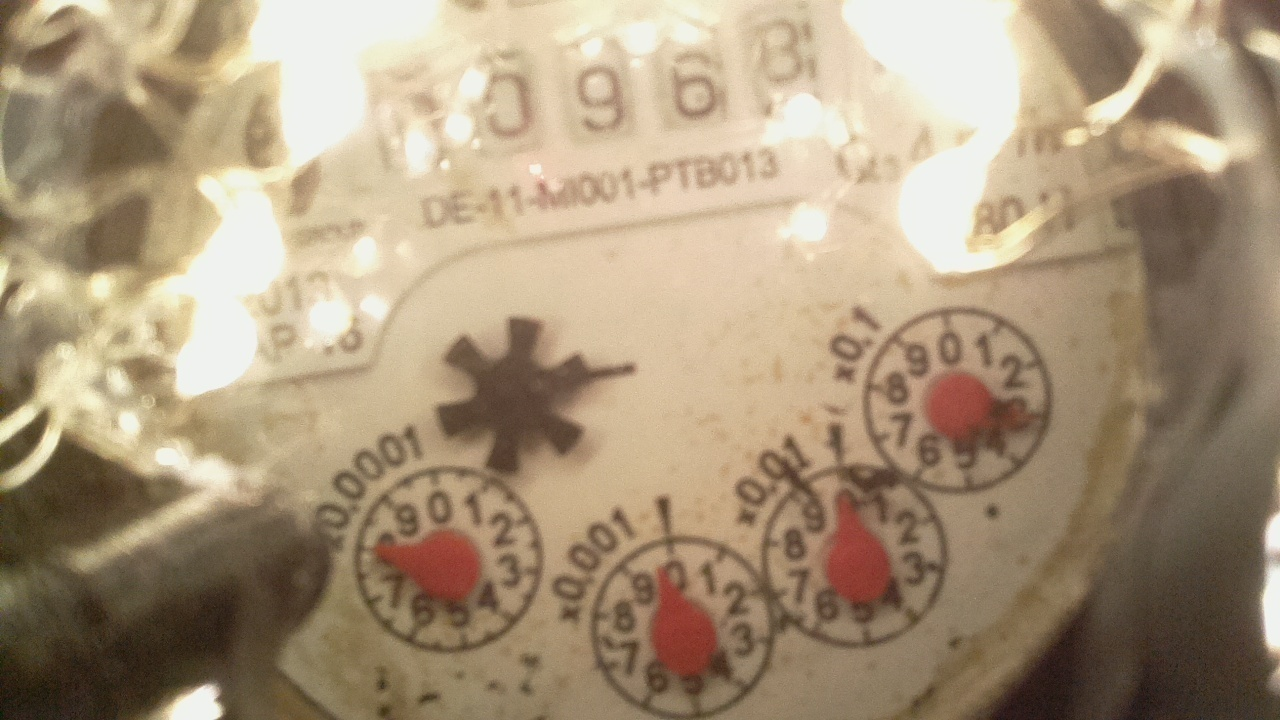
#> input picture water_raw.jpg, 1280 x 720 px; its folder holds only this picture in this run
$ python -i meter_reader.py   (imports and definitions only)
#> lines starting #> are read from the running program, lines starting #| are printed output that depends on the picture; after the words box and inside, x2 and y2 are one past the last pixel; in counts of white or black regions, pixels touching at a corner belong together
import numpy as np
import cv2
from math import floor

mask_dict = {}

# The mask values below were found with trial&error using helper script
# mask_tool.py
lower_red = np.array([1,140,0])
upper_red = np.array([10,180,255])


def rotate_image(image, angle):
  image_center = tuple(np.array(image.shape[1::-1]) / 2)
  rot_mat = cv2.getRotationMatrix2D(image_center, angle, 1.0)
  result = cv2.warpAffine(image, rot_mat, image.shape[1::-1], flags=cv2.INTER_LINEAR)
  return result


# Create a cache dictionary from rotation angle to mask dial
def create_mask_dict(mask_image):
#> called with mask_image = 'water_raw.jpg'
  global mask_dict
  mask = cv2.imread(mask_image)
#> mask is the input picture: shape (720, 1280, 3); mean B, G, R 123.5, 149.5, 168.6
  gray_mask = cv2.cvtColor(mask, cv2.COLOR_BGR2GRAY)
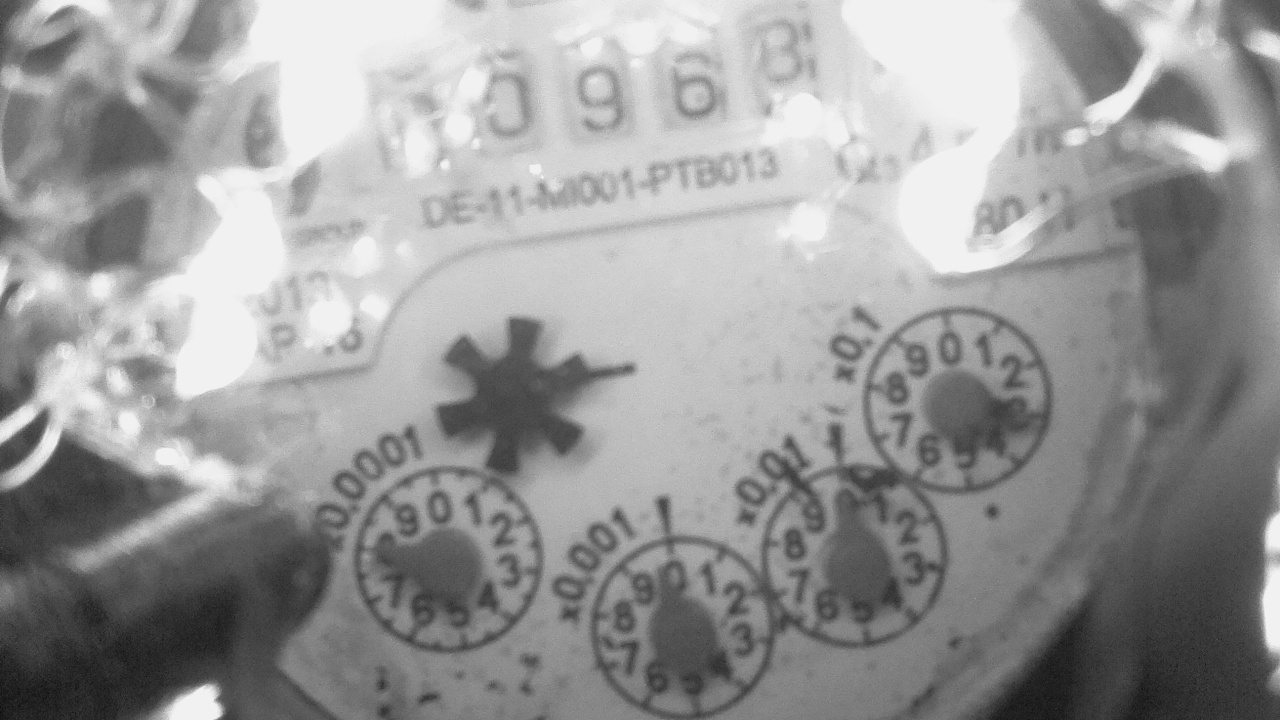
#> gray_mask: shape (720, 1280); min 11, max 246, mean 152.3
  (thresh, bw_mask) = cv2.threshold(gray_mask, 127, 255, cv2.THRESH_BINARY)
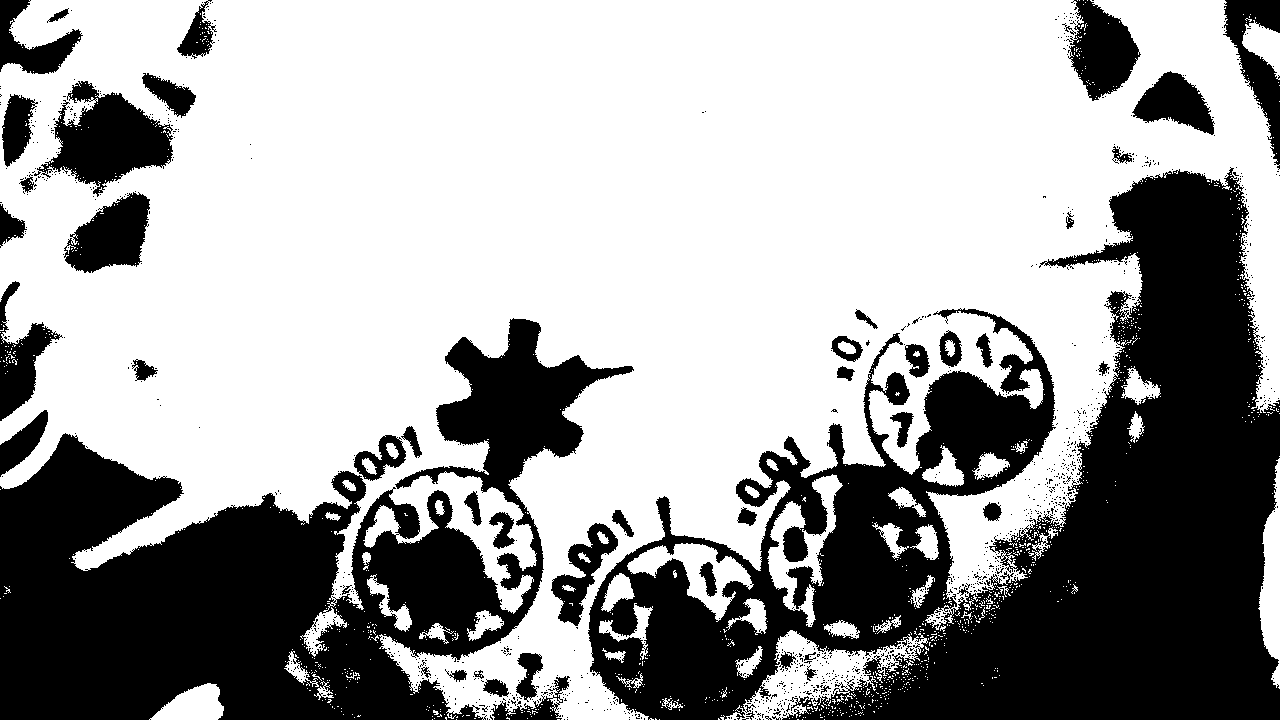
#> bw_mask: shape (720, 1280); 63% white; 1237 black regions (1187 under 20 px), largest, box (x1, y1, x2, y2) and area: (588, 167, 1280, 720) 177840, (0, 318, 634, 720) 114407, (34, 81, 173, 197) 7816
  for x in range(0, 359):
    rot_mask = rotate_image(bw_mask, -x)
    mask_dict[x] = rot_mask
#> this loop made 359 passes
#> pass 2, in rotate_image (call 2), `result = cv2.warpAffine(image, rot_mat, image.shape[1::-1], flags=cv2...`:
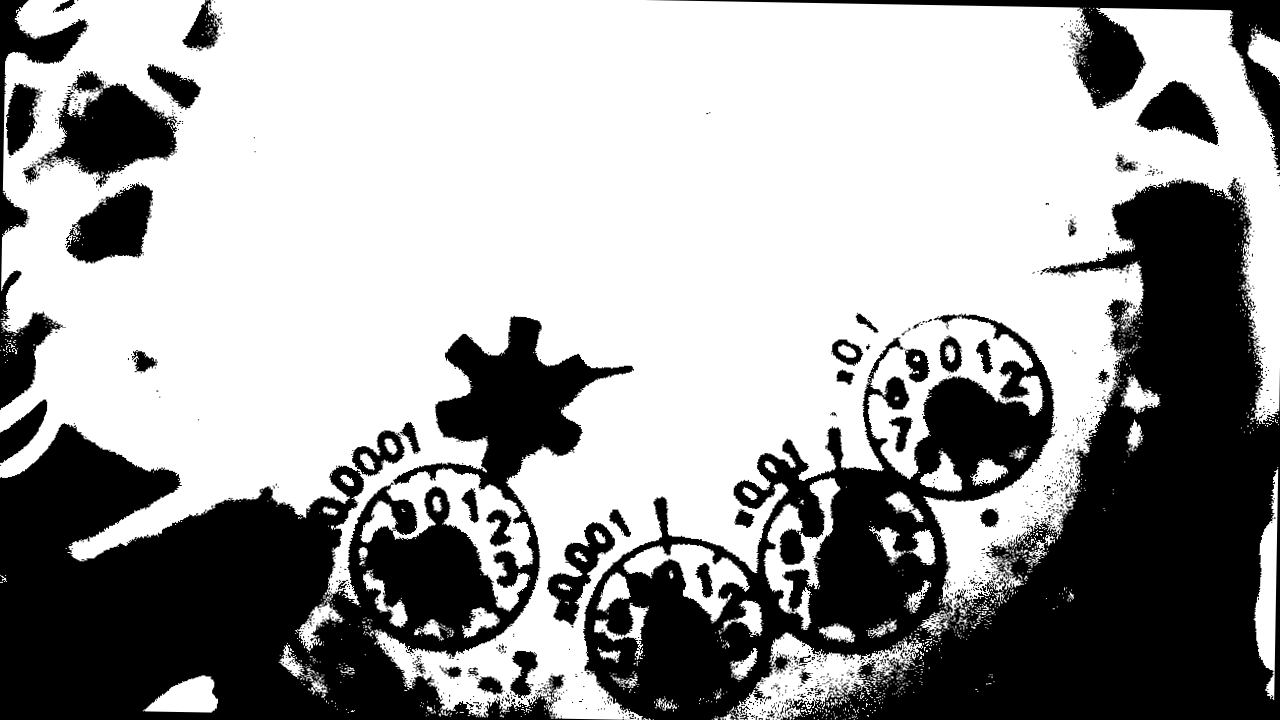
#> result: shape (720, 1280); min 0, max 255, mean 159.5
#> pass 3, in rotate_image (call 3), `result = cv2.warpAffine(image, rot_mat, image.shape[1::-1], flags=cv2...`:
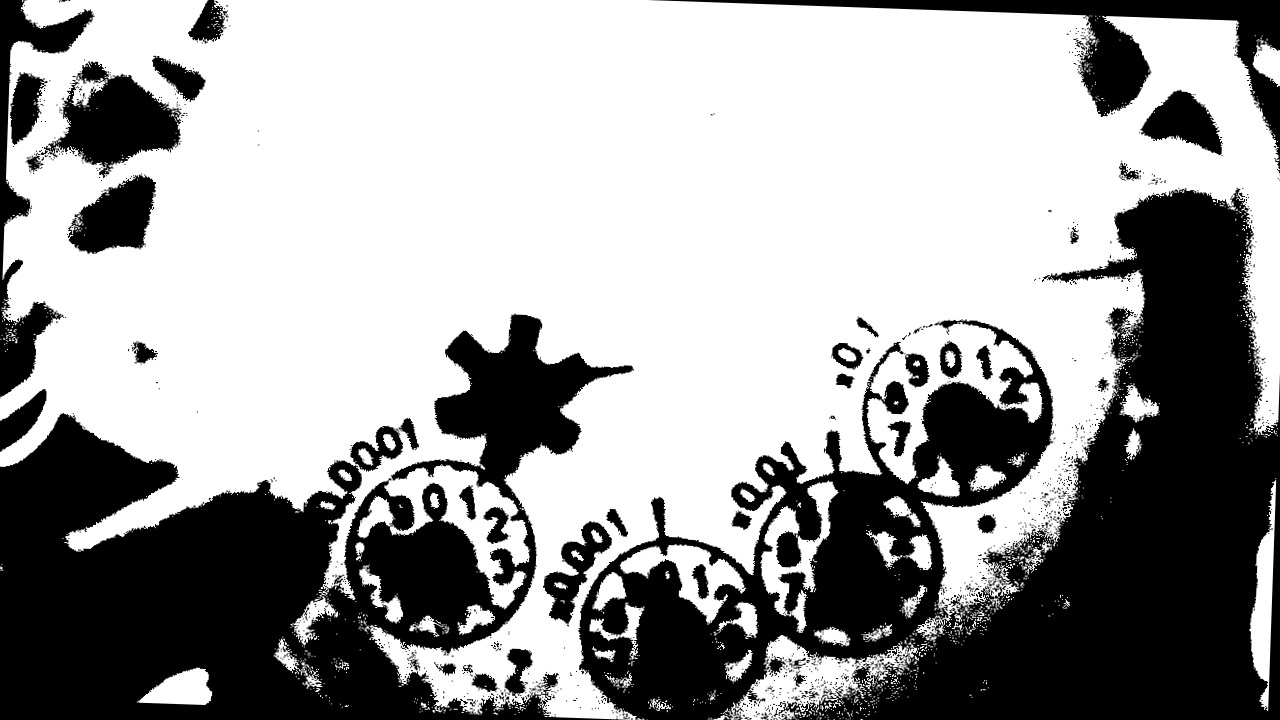
#> result: shape (720, 1280); min 0, max 255, mean 158.5
#> after the loop, mask_dict = 359 items
  return mask_dict


# XOR each angle of the mask dial over the black&white image of each dial.
# The angle of the dial is the iteration where the XOR result has the least
# amount of white
# [96 lines left out: functions read_needle, decrement, increment, determine_value, convert_meter_image_to_mask, read_needles and 1 more, not called in this run]

>>> result = create_mask_dict('water_raw.jpg')
#> result = 359 items
